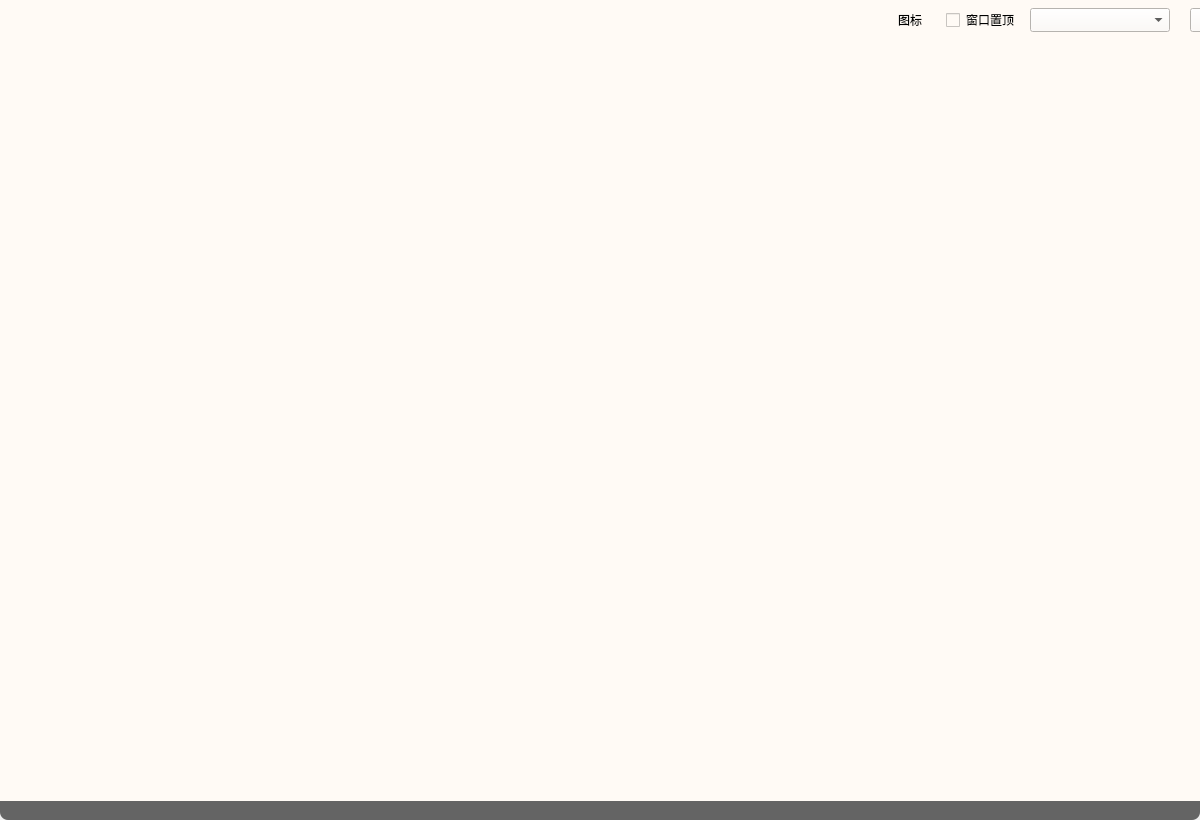
<?xml version="1.0" encoding="UTF-8"?>
<ui version="4.0">
 <class>MainWindow</class>
 <widget class="QMainWindow" name="MainWindow">
  <property name="geometry">
   <rect>
    <x>0</x>
    <y>0</y>
    <width>1200</width>
    <height>820</height>
   </rect>
  </property>
  <property name="minimumSize">
   <size>
    <width>800</width>
    <height>600</height>
   </size>
  </property>
  <property name="windowTitle">
   <string>UI自动化</string>
  </property>
  <widget class="QWidget" name="centralwidget">
   <property name="styleSheet">
    <string notr="true">background-color: rgb(255, 250, 245);</string>
   </property>
   <widget class="QWidget" name="mailToolbar" native="true">
    <property name="geometry">
     <rect>
      <x>880</x>
      <y>0</y>
      <width>701</width>
      <height>40</height>
     </rect>
    </property>
    <property name="layoutDirection">
     <enum>Qt::LeftToRight</enum>
    </property>
    <property name="styleSheet">
     <string notr="true"/>
    </property>
    <widget class="QLabel" name="labelAppIcon">
     <property name="geometry">
      <rect>
       <x>10</x>
       <y>0</y>
       <width>40</width>
       <height>40</height>
      </rect>
     </property>
     <property name="styleSheet">
      <string notr="true">border-radius: 20px;
background-color: rgba(255, 255, 255,0);</string>
     </property>
     <property name="text">
      <string>图标</string>
     </property>
     <property name="alignment">
      <set>Qt::AlignCenter</set>
     </property>
    </widget>
    <widget class="QPushButton" name="btnSetting">
     <property name="geometry">
      <rect>
       <x>540</x>
       <y>0</y>
       <width>80</width>
       <height>40</height>
      </rect>
     </property>
     <property name="font">
      <font>
       <family>Arial</family>
       <pointsize>11</pointsize>
      </font>
     </property>
     <property name="layoutDirection">
      <enum>Qt::LeftToRight</enum>
     </property>
     <property name="styleSheet">
      <string notr="true">QPushButton {
border-width:0;
background-color: rgba(255,255,255,0)
}
QPushButton:hover{
background-color: rgb(240,240,255);
border:1 solid rgba(0,0,200,0.3);
}
</string>
     </property>
     <property name="text">
      <string>设置</string>
     </property>
     <property name="iconSize">
      <size>
       <width>32</width>
       <height>32</height>
      </size>
     </property>
     <property name="flat">
      <bool>false</bool>
     </property>
    </widget>
    <widget class="QComboBox" name="comboBoxDepartment">
     <property name="geometry">
      <rect>
       <x>150</x>
       <y>8</y>
       <width>140</width>
       <height>24</height>
      </rect>
     </property>
    </widget>
    <widget class="QPushButton" name="btnAccount">
     <property name="geometry">
      <rect>
       <x>620</x>
       <y>0</y>
       <width>80</width>
       <height>40</height>
      </rect>
     </property>
     <property name="font">
      <font>
       <family>Arial</family>
       <pointsize>11</pointsize>
      </font>
     </property>
     <property name="layoutDirection">
      <enum>Qt::LeftToRight</enum>
     </property>
     <property name="styleSheet">
      <string notr="true">QPushButton {
border-width:0;
background-color: rgba(255,255,255,0)
}
QPushButton:hover{
background-color: rgb(240,240,255);
border:1 solid rgba(0,0,200,0.3);
}
</string>
     </property>
     <property name="text">
      <string>登录</string>
     </property>
     <property name="iconSize">
      <size>
       <width>32</width>
       <height>32</height>
      </size>
     </property>
     <property name="flat">
      <bool>false</bool>
     </property>
    </widget>
    <widget class="QPushButton" name="btnSchedule">
     <property name="geometry">
      <rect>
       <x>430</x>
       <y>0</y>
       <width>110</width>
       <height>40</height>
      </rect>
     </property>
     <property name="font">
      <font>
       <pointsize>11</pointsize>
      </font>
     </property>
     <property name="styleSheet">
      <string notr="true">QPushButton {
border-width:0;
background-color: rgba(255,255,255,0)
}
QPushButton:hover{
background-color: rgb(240,240,255);
border:1 solid rgba(0,0,200,0.3);
}
</string>
     </property>
     <property name="text">
      <string>任务计划</string>
     </property>
     <property name="iconSize">
      <size>
       <width>32</width>
       <height>32</height>
      </size>
     </property>
     <property name="flat">
      <bool>false</bool>
     </property>
    </widget>
    <widget class="QCheckBox" name="checkBoxWinOnTop">
     <property name="geometry">
      <rect>
       <x>60</x>
       <y>8</y>
       <width>80</width>
       <height>24</height>
      </rect>
     </property>
     <property name="styleSheet">
      <string notr="true">QCheckBox {
border:1 solid rgba(0,0,200,0);
padding:5px;
}
QCheckBox:hover{
background-color: rgb(240,240,255);
border:1 solid rgba(0,0,200,0.3);
padding:5px;
}
</string>
     </property>
     <property name="text">
      <string>窗口置顶</string>
     </property>
     <property name="checked">
      <bool>false</bool>
     </property>
    </widget>
    <widget class="QComboBox" name="comboBoxDataType">
     <property name="geometry">
      <rect>
       <x>310</x>
       <y>8</y>
       <width>101</width>
       <height>24</height>
      </rect>
     </property>
    </widget>
   </widget>
  </widget>
  <widget class="QStatusBar" name="statusbar">
   <property name="styleSheet">
    <string notr="true">border-bottom-left-radius: 8px;
color: rgb(255, 255, 127);
background-color: rgb(100, 100, 100);
border-bottom-right-radius: 8px;</string>
   </property>
   <property name="sizeGripEnabled">
    <bool>false</bool>
   </property>
  </widget>
 </widget>
 <resources/>
 <connections/>
</ui>
